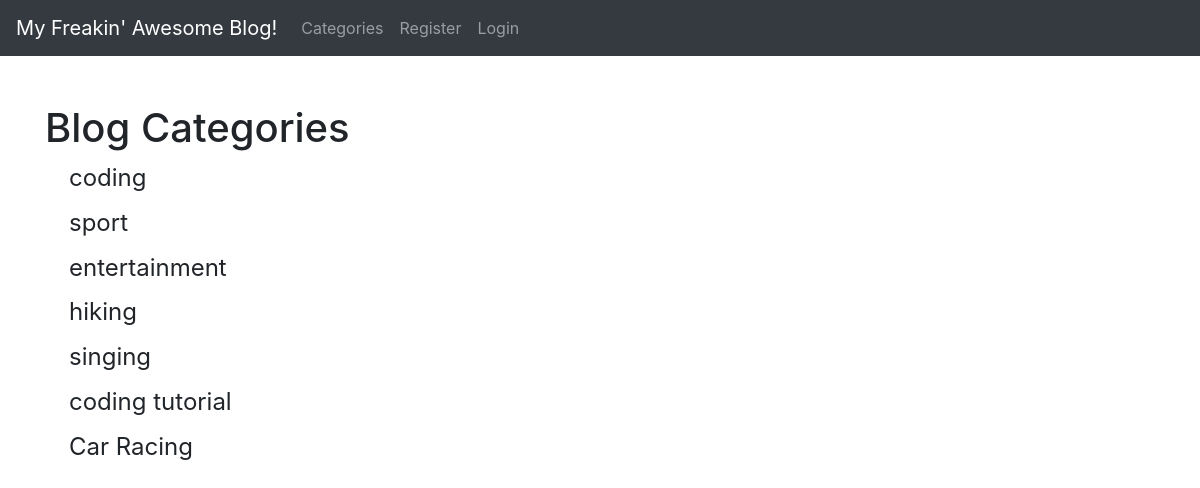
The page /category-list/ on the database its author committed.
### theblog/models.py (models this page shows, shortened)
class Category(models.Model):
    name = models.CharField(max_length=255)
    def __str__(self):
        return self.name

### theblog/views.py (the view)
# urls.py: path('category-list/', CategoryListView, name='category-list'),
def CategoryListView(request): #cats from url
    cat_menu_list = Category.objects.all()
    return render(request, 'category_list.html', {'cat_menu_list':cat_menu_list})

### theblog/templates/category_list.html (shortened to what this page needs)
{% extends 'base.html' %}
{% block content %}
<h1>Blog Categories</h1>
{% for item in cat_menu_list %}
           <h4><a class="dropdown-item" href="{% url 'category' item|slugify %}">
              {{ item }}
            </a></h4>
            {% endfor %}
{% endblock %}

### rows shown on the page
Category: name "coding"
Category: name "sport"
Category: name "entertainment"
Category: name "hiking"
Category: name "singing"
Category: name "coding tutorial"
Category: name "Car Racing"
